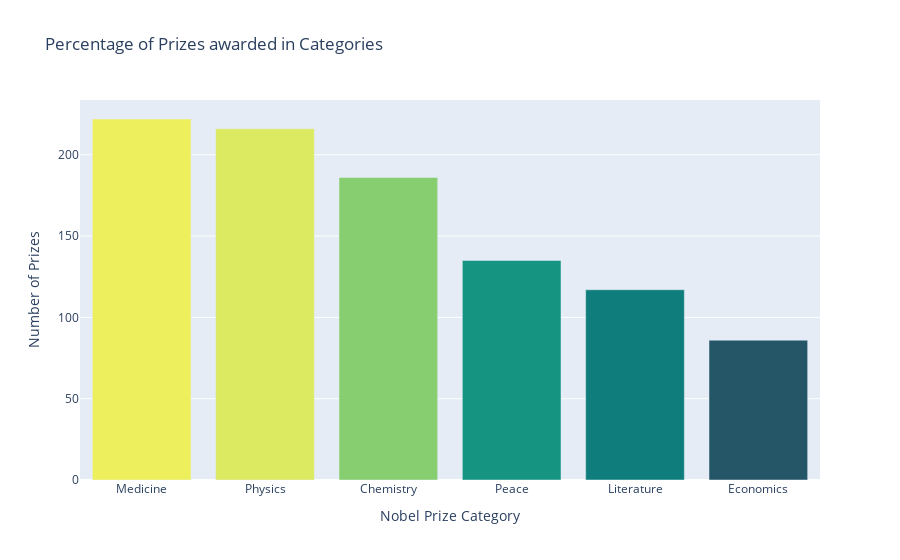

Write notebook code for a chart like this one.
### Code cell
# construct chart for prize distribution by category
prizes_per_category = df_data.category.value_counts()

prz_per_cat_fig = px.bar(
    prizes_per_category, 
    x=prizes_per_category.index,
    y=prizes_per_category.values,
    title='Percentage of Prizes awarded in Categories',
    color=prizes_per_category.values,
    color_continuous_scale=px.colors.sequential.Aggrnyl
    )

prz_per_cat_fig.update_layout(
    xaxis_title='Nobel Prize Category', 
    coloraxis_showscale=False,
    yaxis_title='Number of Prizes'
)

prz_per_cat_fig.show()

### Figure 1 — Plotly figure (JSON) as saved in the notebook; plotly's stock layout.template omitted (floating-point values rounded to 4 significant figures)
{"data": [{"alignmentgroup": "True", "hovertemplate": "index=%{x}<br>y=%{y}<br>color=%{marker.color}<extra></extra>", "legendgroup": "", "marker": {"color": [222, 216, 186, 135, 117, 86], "coloraxis": "coloraxis", "pattern": {"shape": ""}}, "name": "", "offsetgroup": "", "orientation": "v", "showlegend": false, "textposition": "auto", "type": "bar", "x": ["Medicine", "Physics", "Chemistry", "Peace", "Literature", "Economics"], "xaxis": "x", "y": [222, 216, 186, 135, 117, 86], "yaxis": "y"}], "layout": {"barmode": "relative", "coloraxis": {"colorbar": {"title": {"text": "color"}}, "colorscale": [[0, "rgb(36, 86, 104)"], [0.1667, "rgb(15, 114, 121)"], [0.3333, "rgb(13, 143, 129)"], [0.5, "rgb(57, 171, 126)"], [0.6667, "rgb(110, 197, 116)"], [0.8333, "rgb(169, 220, 103)"], [1, "rgb(237, 239, 93)"]], "showscale": false}, "legend": {"tracegroupgap": 0}, "title": {"text": "Percentage of Prizes awarded in Categories"}, "xaxis": {"anchor": "y", "domain": [0, 1], "title": {"text": "Nobel Prize Category"}}, "yaxis": {"anchor": "x", "domain": [0, 1], "title": {"text": "Number of Prizes"}}}}
